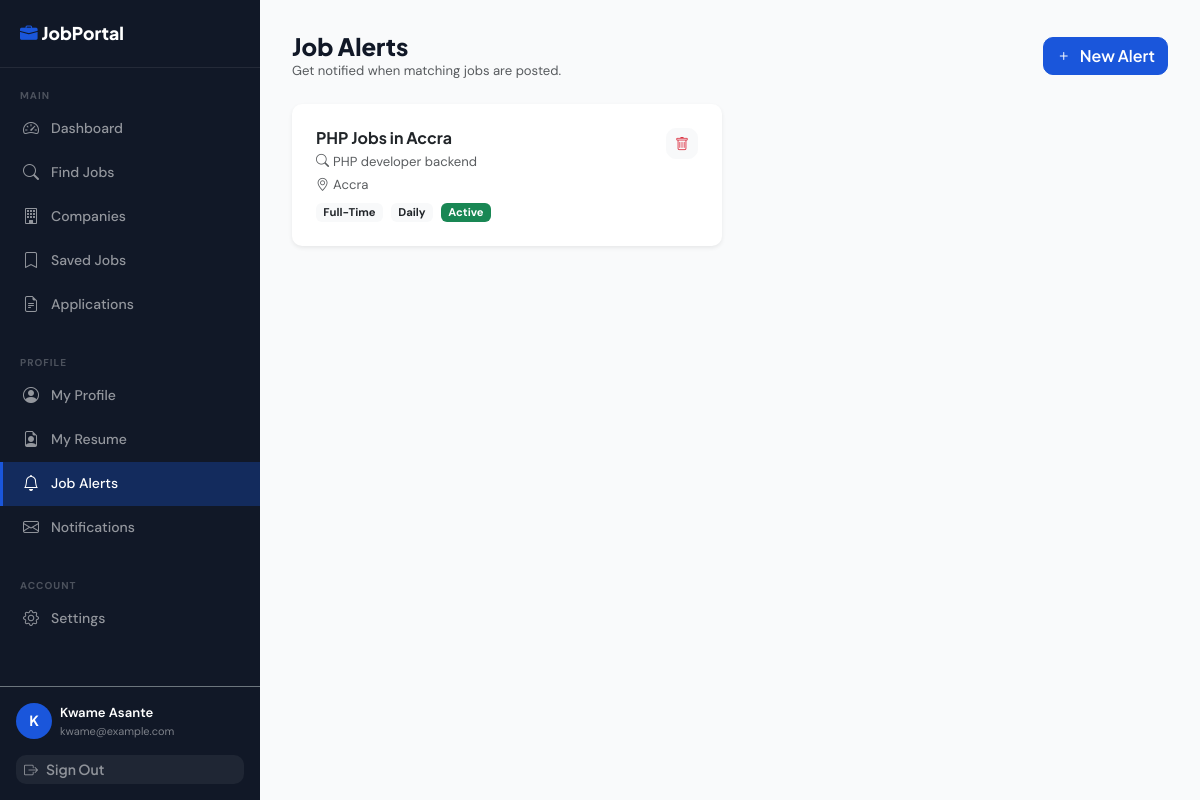
The page /public/seeker/alerts (signed in) on the database its author committed.
### tables this page shows
CREATE TABLE job_alerts (
    id          INT UNSIGNED    NOT NULL AUTO_INCREMENT,
    user_id     INT UNSIGNED    NOT NULL,
    alert_name  VARCHAR(120)    NULL     COMMENT 'User-given name e.g. "PHP Jobs in Accra"',
    keywords    VARCHAR(300)    NULL,
    location    VARCHAR(120)    NULL,
    job_type    ENUM('full_time','part_time','contract','internship','freelance','any') NOT NULL DEFAULT 'any',
    experience_level ENUM('entry','junior','mid','senior','lead','any') NOT NULL DEFAULT 'any',
    salary_min  DECIMAL(12,2)   NULL,
    industry    VARCHAR(100)    NULL,
    frequency   ENUM('instant','daily','weekly') NOT NULL DEFAULT 'daily',
    is_active   TINYINT(1)      NOT NULL DEFAULT 1,
    last_sent_at TIMESTAMP      NULL,
    created_at  TIMESTAMP       NOT NULL DEFAULT CURRENT_TIMESTAMP,

    PRIMARY KEY (id),
    INDEX idx_ja_user_id (user_id),
    INDEX idx_ja_is_active (is_active),
    INDEX idx_ja_frequency (frequency),
    CONSTRAINT fk_ja_user
        FOREIGN KEY (user_id) REFERENCES users(id) ON DELETE CASCADE
);

### core/Controller.php (called while the page is built, shortened)
<?php
abstract class Controller
{
    protected function view(string $view, array $data = [], string $layout = 'main'): void
    {
        extract($data, EXTR_SKIP);
        $viewFile = ROOT_PATH . "/app/views/{$view}.php";
        ob_start(); require $viewFile; $content = ob_get_clean();
    }
}

### app/controllers/SeekerController.php (called while the page is built, shortened)
<?php
require_once ROOT_PATH . '/core/Controller.php';
class SeekerController extends Controller
{
    public function alerts(): void
    {
        $db     = Database::getInstance();
        $alerts = $db->fetchAll(
            "SELECT * FROM job_alerts WHERE user_id = ? ORDER BY created_at DESC",
            [Session::id()]
        );
        $this->view('seeker/alerts', [
            'title'  => 'Job Alerts',
            'alerts' => $alerts,
        ], 'seeker');
    }
}

### public/index.php (called while the page is built, shortened)
<?php
require_once ROOT_PATH . '/app/helpers/functions.php';
$router = new Router();
$router->dispatch();

### core/Database.php (called while the page is built, shortened)
<?php
class Database
{
    private static ?Database $instance = null;
    private PDO $pdo;
    private function __construct()
    {
        $cfg = require ROOT_PATH . '/config/database.php';
        $dsn = "mysql:host={$cfg['host']};port={$cfg['port']};dbname={$cfg['dbname']};charset=utf8mb4";
        $opts = [
            PDO::ATTR_ERRMODE            => PDO::ERRMODE_EXCEPTION,
            PDO::ATTR_DEFAULT_FETCH_MODE => PDO::FETCH_ASSOC,
            PDO::ATTR_EMULATE_PREPARES   => false,
            PDO::MYSQL_ATTR_INIT_COMMAND => "SET NAMES utf8mb4 COLLATE utf8mb4_unicode_ci",
        ];
        try {
            $this->pdo = new PDO($dsn, $cfg['username'], $cfg['password'], $opts);
        } catch (PDOException $e) {
            throw new RuntimeException('DB connection failed: ' . $e->getMessage());
        }
    }
    public static function getInstance(): static
    {
        if (static::$instance === null) static::$instance = new static();
        return static::$instance;
    }
    public function query(string $sql, array $params = []): PDOStatement
    {
        $stmt = $this->pdo->prepare($sql);
        $stmt->execute($params);
        return $stmt;
    }
    public function fetchAll(string $sql, array $params = []): array
    {
        return $this->query($sql, $params)->fetchAll();
    }
}

### core/Session.php (called while the page is built, shortened)
<?php
class Session
{
    public static function id(): int       { return (int)($_SESSION['user']['id'] ?? 0); }
}

### config/database.php (called while the page is built)
<?php
return [
    'host'     => 'localhost',
    'port'     => '3306',
    'dbname'   => 'job_portal',
    'username' => 'root',
    'password' => '',
];

### app/helpers/functions.php (called while the page is built, shortened)
<?php
function e(mixed $v): string { return htmlspecialchars((string)$v, ENT_QUOTES|ENT_SUBSTITUTE, 'UTF-8'); }
function url(string $path = ''): string { return rtrim(BASE_URL, '/') . '/' . ltrim($path, '/'); }
function status_label(string $s): string
{
    return match($s) {
        'applied'             => 'Applied',
        'under_review'        => 'Under Review',
        'shortlisted'         => 'Shortlisted',
        'interview_scheduled' => 'Interview Scheduled',
        'offered'             => 'Offer Received',
        'hired'               => 'Hired',
        'rejected'            => 'Not Selected',
        'withdrawn'           => 'Withdrawn',
        'full_time'           => 'Full-Time',
        'part_time'           => 'Part-Time',
        'contract'            => 'Contract',
        'internship'          => 'Internship',
        'entry'               => 'Entry Level',
        'junior'              => 'Junior',
        'mid'                 => 'Mid-Level',
        'senior'              => 'Senior',
        default               => ucfirst(str_replace('_',' ',$s)),
    };
}

### app/views/seeker/alerts.php (the view, shortened to what this page needs)
<div class="d-flex align-items-center justify-content-between mb-4 flex-wrap gap-2">
    <div>
        <h1 class="h4 fw-800 mb-0">Job Alerts</h1>
        <p class="text-muted small mb-0">Get notified when matching jobs are posted.</p>
    </div>
    <button class="btn btn-primary" data-bs-toggle="collapse" data-bs-target="#newAlertForm">
        <i class="bi bi-plus me-2"></i>New Alert
    </button>
</div>
<?php if (empty($alerts)): ?>
<div class="card border-0 shadow-sm">
    <div class="card-body text-center py-5">
        <i class="bi bi-bell text-muted" style="font-size:3rem;"></i>
        <h5 class="fw-700 mt-3">No job alerts yet</h5>
        <p class="text-muted">Create an alert to be notified when matching jobs are posted.</p>
    </div>
</div>
<?php else: ?>
<div class="row g-3">
    <?php foreach ($alerts as $al): ?>
    <div class="col-12 col-md-6">
        <div class="card border-0 shadow-sm h-100">
            <div class="card-body p-4">
                <div class="d-flex align-items-start justify-content-between gap-2">
                    <div>
                        <h6 class="fw-700 mb-1"><?= e($al['alert_name'] ?: 'Job Alert') ?></h6>
                        <?php if ($al['keywords']): ?>
                        <p class="text-muted small mb-1">
                            <i class="bi bi-search me-1"></i><?= e($al['keywords']) ?>
                        </p>
                        <?php endif; ?>
                        <?php if ($al['location']): ?>
                        <p class="text-muted small mb-1">
                            <i class="bi bi-geo-alt me-1"></i><?= e($al['location']) ?>
                        </p>
                        <?php endif; ?>
                        <div class="d-flex gap-2 mt-2">
                            <span class="badge bg-light text-dark"><?= status_label($al['job_type'] ?? 'any') ?></span>
                            <span class="badge bg-light text-dark"><?= ucfirst($al['frequency']) ?></span>
                            <span class="badge <?= $al['is_active'] ? 'bg-success' : 'bg-secondary' ?>">
                                <?= $al['is_active'] ? 'Active' : 'Paused' ?>
                            </span>
                        </div>
                    </div>
                    <form method="POST" action="<?= url('/seeker/alerts/delete') ?>"
                          data-no-loading class="flex-shrink-0">
                        <button type="submit" class="btn btn-sm btn-light text-danger"
                                data-confirm="Delete this job alert?">
                            <i class="bi bi-trash"></i>
                        </button>
                    </form>
                </div>
            </div>
        </div>
    </div>
    <?php endforeach; ?>
</div>
<?php endif; ?>

### core/Router.php (shortened to what this page needs)
<?php
class Router
{
    private array $routes = [];
    private array $groupMiddleware = [];
    private string $groupPrefix = '';
    public function group(array $opts, callable $cb): void
    {
        $prevPrefix = $this->groupPrefix;
        $prevMw     = $this->groupMiddleware;
        $this->groupPrefix     .= ($opts['prefix'] ?? '');
        $this->groupMiddleware  = array_merge($this->groupMiddleware, $opts['middleware'] ?? []);
        $this->groupPrefix     = $prevPrefix;
        $this->groupMiddleware = $prevMw;
    }
    private function add(string $method, string $path, string $handler, array $mw): void
    {
        $full = $this->groupPrefix . $path;
        $this->routes[] = [
            'method'  => $method,
            'pattern' => '#^' . preg_replace('/\{([a-zA-Z_]+)\}/', '(?P<$1>[^/]+)', $full) . '$#',
            'handler' => $handler,
            'mw'      => array_merge($this->groupMiddleware, $mw),
        ];
    }
    public function dispatch(): void
    {
        $method = $_SERVER['REQUEST_METHOD'];
        $uri    = $this->uri();
        foreach ($this->routes as $route) {
            if ($route['method'] !== $method) continue;
            if (!preg_match($route['pattern'], $uri, $matches)) continue;
            $params = array_filter($matches, 'is_string', ARRAY_FILTER_USE_KEY);
            $this->call($route['handler'], $params);
            return;
        }
    }
    private function uri(): string
    {
        $uri  = parse_url($_SERVER['REQUEST_URI'], PHP_URL_PATH);
        $base = rtrim(dirname($_SERVER['SCRIPT_NAME']), '/');
        if ($base && str_starts_with($uri, $base)) $uri = substr($uri, strlen($base));
        return '/' . ltrim($uri ?: '/', '/');
    }
    private function call(string $handler, array $params): void
    {
        [$class, $method] = explode('@', $handler, 2);
        $ctrl = new $class();
        $ctrl->$method($params);
    }
}

### public/assets/css/style.css (style rules this page uses)
:root { --primary:#1A56DB;--primary-dark:#1347c8;--primary-light:#EBF5FF;--dark:#111827;--muted:#6B7280;--border:#E5E7EB;--bg:#F9FAFB;--radius:10px;--shadow:0 4px 16px rgba(0,0,0,.08); }
body { font-family:'DM Sans',sans-serif;font-size:15px;color:var(--dark);background:#fff;-webkit-font-smoothing:antialiased; }
h1,h2,h3,h4,h5,h6,.navbar-brand,.fw-700,.fw-800 { font-family:'Plus Jakarta Sans',sans-serif; }
.fw-700 { font-weight:700!important }
.fw-800 { font-weight:800!important }
.btn { font-family:'Plus Jakarta Sans',sans-serif;font-weight:600;border-radius:var(--radius);transition:all .2s; }
.btn-primary { background:var(--primary);border-color:var(--primary); }
.card { border:1px solid var(--border);border-radius:var(--radius);box-shadow:0 1px 3px rgba(0,0,0,.08); }
html { scroll-behavior: smooth; }

### rows shown on the page
job_alerts: alert_name "PHP Jobs in Accra", keywords "PHP developer backend", location "Accra", job_type "Full-Time", frequency "Daily", is_active "Active"

### other values the page prints
$label "Dashboard Find Jobs Companies Saved Jobs Applications My Profile My Resume Job Alerts Notifications Settings"
